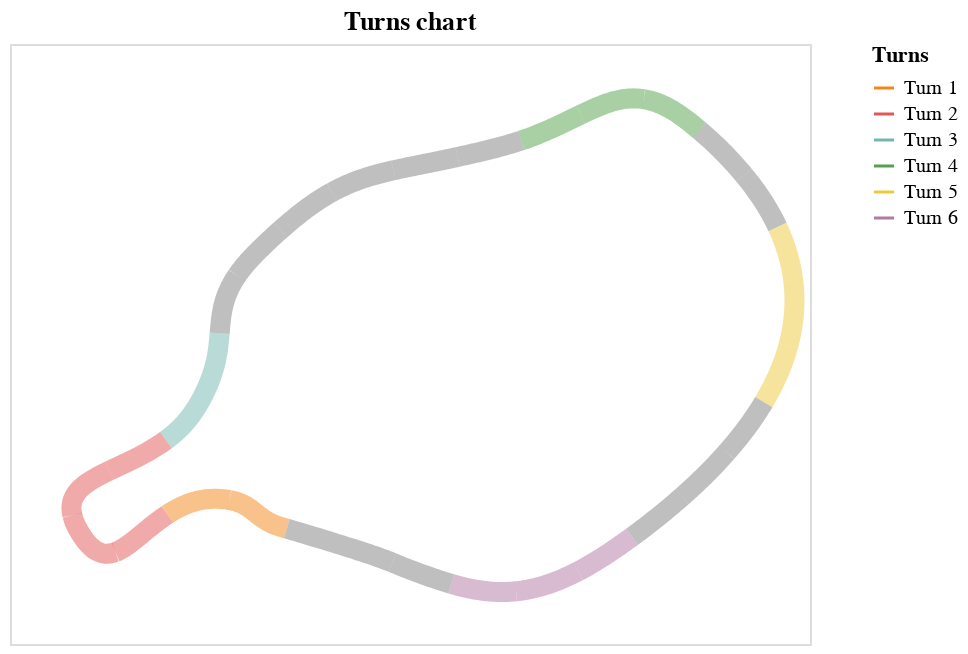

Notebook source saved alongside this figure:
### Code cell
with open('/Users/pau_matas/Desktop/DPA-visualization-tool/data/TILK-E:420/turns.json') as f:
    info = json.load(f)
    
circuit.turns_chart(info)

### Figure 1 — Vega-Lite specification as saved in the notebook (floating-point values rounded to 4 significant figures; data arrays with more than 128 entries replaced by an {"elided": "..."} marker saying what was removed)
{"config": {"view": {"continuousWidth": 400, "continuousHeight": 300}}, "data": {"name": "data-1795352d8317017082175d4c6136d588"}, "mark": "line", "encoding": {"color": {"condition": {"field": "turn", "legend": {"title": "Turns", "values": ["Turn 1", "Turn 2", "Turn 3", "Turn 4", "Turn 5", "Turn 6"]}, "type": "nominal", "test": "(datum.turn !== null)"}, "value": "grey"}, "detail": [{"field": "curve", "type": "nominal"}, {"field": "sector", "type": "nominal"}], "order": {"field": "index", "type": "quantitative"}, "strokeOpacity": {"value": 0.5}, "strokeWidth": {"value": 10}, "x": {"axis": null, "field": "x", "type": "quantitative"}, "y": {"axis": null, "field": "y", "type": "quantitative"}}, "title": "Turns chart", "$schema": "https://vega.github.io/schema/vega-lite/v4.17.0.json", "datasets": {"data-1795352d8317017082175d4c6136d588": {"elided": "990 records"}}}
